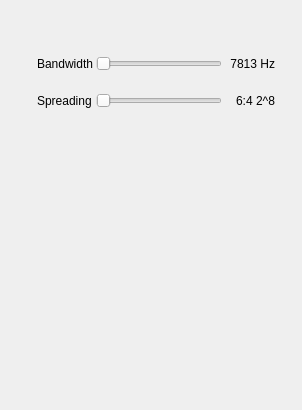
<?xml version="1.0" encoding="UTF-8"?>
<ui version="4.0">
 <class>LoRaDemodGUI</class>
 <widget class="RollupWidget" name="LoRaDemodGUI">
  <property name="geometry">
   <rect>
    <x>0</x>
    <y>0</y>
    <width>302</width>
    <height>410</height>
   </rect>
  </property>
  <property name="windowTitle">
   <string>LoRa Demodulator</string>
  </property>
  <widget class="QWidget" name="settingsContainer" native="true">
   <property name="geometry">
    <rect>
     <x>35</x>
     <y>35</y>
     <width>242</width>
     <height>96</height>
    </rect>
   </property>
   <property name="windowTitle">
    <string>Settings</string>
   </property>
   <layout class="QGridLayout" name="gridLayout">
    <property name="margin">
     <number>2</number>
    </property>
    <property name="spacing">
     <number>3</number>
    </property>
    <item row="0" column="0">
     <widget class="QLabel" name="label">
      <property name="text">
       <string>Bandwidth</string>
      </property>
     </widget>
    </item>
    <item row="1" column="0">
     <widget class="QLabel" name="mabel">
      <property name="text">
       <string>Spreading</string>
      </property>
     </widget>
    </item>
    <item row="0" column="1">
     <widget class="QSlider" name="BW">
      <property name="minimum">
       <number>0</number>
      </property>
      <property name="maximum">
       <number>1</number>
      </property>
      <property name="pageStep">
       <number>1</number>
      </property>
      <property name="value">
       <number>0</number>
      </property>
      <property name="orientation">
       <enum>Qt::Horizontal</enum>
      </property>
     </widget>
    </item>
    <item row="1" column="1">
     <widget class="QSlider" name="Spread">
      <property name="minimum">
       <number>0</number>
      </property>
      <property name="maximum">
       <number>2</number>
      </property>
      <property name="pageStep">
       <number>1</number>
      </property>
      <property name="value">
       <number>0</number>
      </property>
      <property name="orientation">
       <enum>Qt::Horizontal</enum>
      </property>
     </widget>
    </item>
    <item row="0" column="2">
     <widget class="QLabel" name="BWText">
      <property name="minimumSize">
       <size>
        <width>50</width>
        <height>0</height>
       </size>
      </property>
      <property name="text">
       <string>7813 Hz</string>
      </property>
      <property name="alignment">
       <set>Qt::AlignRight|Qt::AlignTrailing|Qt::AlignVCenter</set>
      </property>
     </widget>
    </item>
    <item row="1" column="2">
     <widget class="QLabel" name="SpreadText">
      <property name="minimumSize">
       <size>
        <width>50</width>
        <height>0</height>
       </size>
      </property>
      <property name="text">
       <string>6:4 2^8</string>
      </property>
      <property name="alignment">
       <set>Qt::AlignRight|Qt::AlignTrailing|Qt::AlignVCenter</set>
      </property>
     </widget>
    </item>
   </layout>
  </widget>
  <widget class="QWidget" name="spectrumContainer" native="true">
   <property name="geometry">
    <rect>
     <x>40</x>
     <y>140</y>
     <width>218</width>
     <height>184</height>
    </rect>
   </property>
   <property name="windowTitle">
    <string>Channel Spectrum</string>
   </property>
   <layout class="QVBoxLayout" name="verticalLayout">
    <property name="spacing">
     <number>2</number>
    </property>
    <property name="margin">
     <number>3</number>
    </property>
    <item>
     <widget class="GLSpectrum" name="glSpectrum" native="true">
      <property name="minimumSize">
       <size>
        <width>200</width>
        <height>150</height>
       </size>
      </property>
     </widget>
    </item>
    <item>
     <widget class="GLSpectrumGUI" name="spectrumGUI" native="true"/>
    </item>
   </layout>
  </widget>
 </widget>
 <customwidgets>
  <customwidget>
   <class>GLSpectrum</class>
   <extends>QWidget</extends>
   <header>gui/glspectrum.h</header>
   <container>1</container>
  </customwidget>
  <customwidget>
   <class>GLSpectrumGUI</class>
   <extends>QWidget</extends>
   <header>gui/glspectrumgui.h</header>
   <container>1</container>
  </customwidget>
  <customwidget>
   <class>RollupWidget</class>
   <extends>QWidget</extends>
   <header>gui/rollupwidget.h</header>
   <container>1</container>
  </customwidget>
 </customwidgets>
 <resources/>
 <connections/>
</ui>
